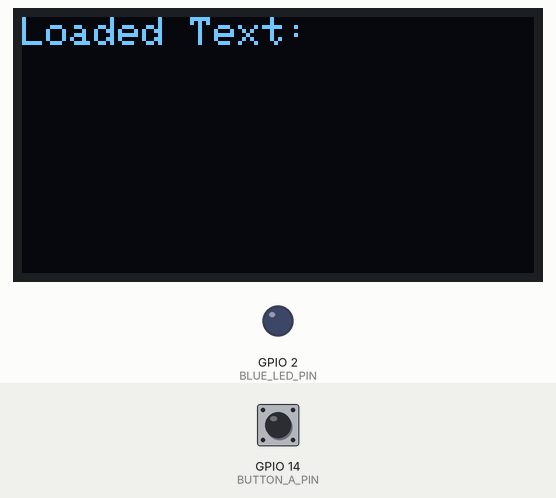
Simulated run of this sketch. Board: ESP32. Parts: 128×64 one-colour display, output pins drawn as LEDs (lit = HIGH). The test bench sets the inputs (shaded band); at power-on: GPIO 14 (BUTTON_A_PIN) HIGH. EEPROM starts erased; what the sketch prints to the serial monitor is not drawn.

Above: at 1.2 s.
1.3 s: GPIO 14 (BUTTON_A_PIN) pulled LOW for 0.15 s
At 3.4 s:
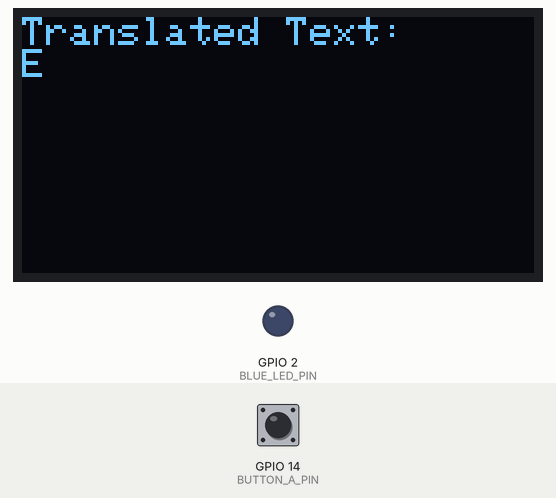
3.9 s: GPIO 14 (BUTTON_A_PIN) pulled LOW for 1 s
At 5.7 s:
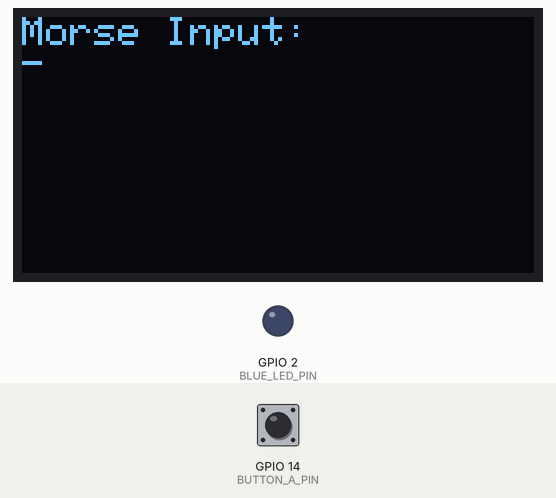
7.4 s: GPIO 14 (BUTTON_A_PIN) pulled LOW for 0.15 s
At 9.2 s:
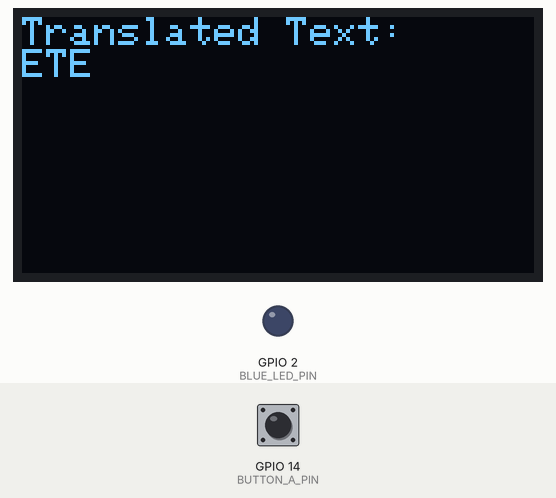
10.0 s: GPIO 14 (BUTTON_A_PIN) pulled LOW for 0.15 s
At 12.3 s:
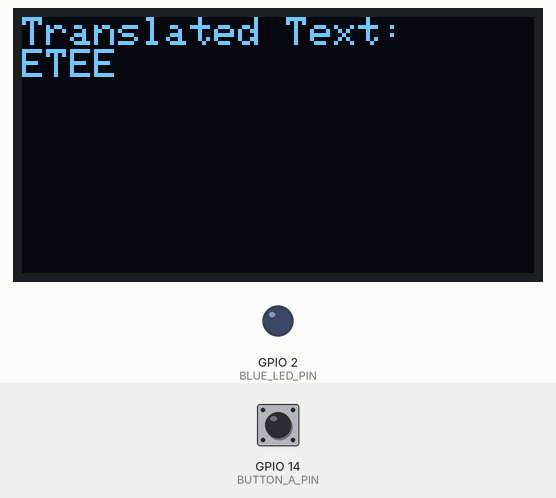
12.6 s: GPIO 14 (BUTTON_A_PIN) pulled LOW for 3.2 s
At 13.1 s:
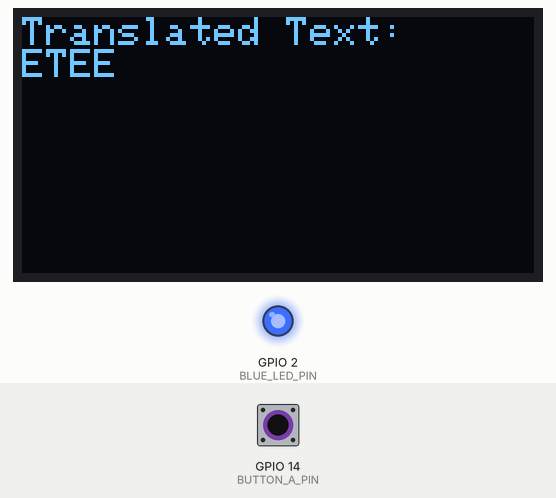
17.3 s: GPIO 14 (BUTTON_A_PIN) pulled LOW for 1 s
At 20.4 s:
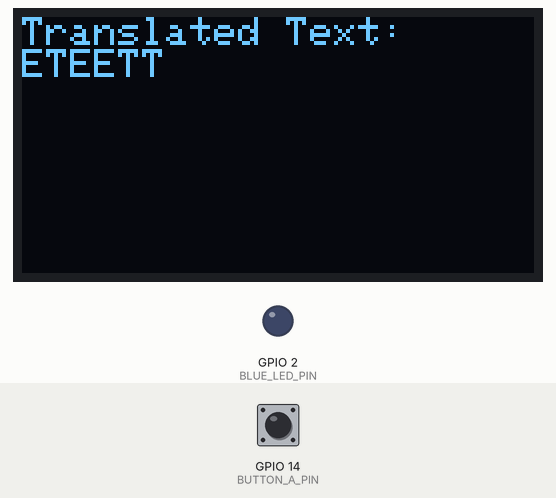
Timing chart, 0 to 21.8 s (numbered marks = the images above; inputs shaded):
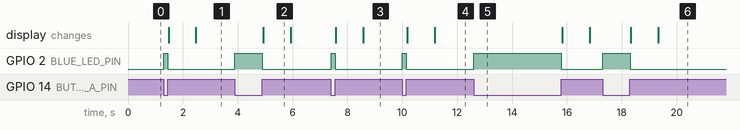

The sketch:

OLED-MorseCode.ino
```cpp
#include <Wire.h>
#include <Adafruit_GFX.h>
#include <Adafruit_SH110X.h>
#include <Preferences.h> // Include Preferences library for persistence

#define SCREEN_WIDTH 128
#define SCREEN_HEIGHT 64

// OLED display object
Adafruit_SH1107 display(SCREEN_HEIGHT, SCREEN_WIDTH, &Wire, -1);

// GPIO pins
#define BLUE_LED_PIN 2
#define BUTTON_A_PIN 14 // Replace with the actual GPIO pin connected to Button A

// Timing thresholds for Morse code
#define DOT_THRESHOLD 300   // Press duration < 300 ms is a dot
#define DASH_THRESHOLD 300  // Press duration >= 300 ms is a dash
#define LETTER_PAUSE 1000   // Time between letters (1 second)

// Preferences object for persistent storage
Preferences preferences;

String morseInput = "";     // Store Morse code
String translatedText = ""; // Store translated text

void setup() {
  Serial.begin(115200);
  Serial.println("Starting program...");
  Wire.begin(21, 22);

  // Initialize the OLED
  if (!display.begin(0x3C, true)) {
    Serial.println("Failed to initialize OLED");
    while (1);
  }

  // Set up the OLED display
  display.setRotation(1);
  display.clearDisplay();
  display.setTextColor(SH110X_WHITE);
  display.setTextSize(1);

  // Initialize GPIO pins
  pinMode(BLUE_LED_PIN, OUTPUT);
  digitalWrite(BLUE_LED_PIN, LOW);
  pinMode(BUTTON_A_PIN, INPUT_PULLUP);

  // Load persisted translated text
  preferences.begin("morse", false); // Namespace "morse", read/write mode
  translatedText = preferences.getString("text", ""); // Default to empty
  Serial.println("Loaded Translated Text: " + translatedText);

  // Display the loaded text
  display.clearDisplay();
  display.setCursor(0, 0);
  display.println("Loaded Text:");
  display.println(translatedText);
  display.display();
}

void loop() {
  static unsigned long pressStartTime = 0;
  static bool isPressed = false;

  // Read the button state
  int buttonState = digitalRead(BUTTON_A_PIN);

  if (buttonState == LOW) { // Button is pressed
    if (!isPressed) { // Detect new press
      pressStartTime = millis();
      isPressed = true;
    }
    digitalWrite(BLUE_LED_PIN, HIGH); // Turn on the blue LED
  } else if (isPressed) { // Button was released
    unsigned long pressDuration = millis() - pressStartTime;

    // Determine dot or dash
    if (pressDuration < DOT_THRESHOLD) {
      morseInput += ".";
    } else {
      morseInput += "-";
    }

    isPressed = false;
    digitalWrite(BLUE_LED_PIN, LOW); // Turn off the blue LED

    // Display the current Morse code on the OLED
    display.clearDisplay();
    display.setCursor(0, 0);
    display.println("Morse Input:");
    display.println(morseInput);
    display.display();
  }

  // Detect letter pause
  static unsigned long lastPressTime = 0;
  if (isPressed) {
    lastPressTime = millis();
  } else if (millis() - lastPressTime > LETTER_PAUSE && !morseInput.isEmpty()) {
    // Translate Morse code to text
    translatedText += translateMorse(morseInput);
    morseInput = ""; // Clear Morse input

    // Save the translated text persistently
    preferences.putString("text", translatedText);

    // Display translated text on the OLED
    display.clearDisplay();
    display.setCursor(0, 0);
    display.println("Translated Text:");
    display.println(translatedText);
    display.display();
  }
}

// Translate Morse code to English letters
char translateMorse(String morse) {
  if (morse == ".-") return 'A';
  if (morse == "-...") return 'B';
  if (morse == "-.-.") return 'C';
  if (morse == "-..") return 'D';
  if (morse == ".") return 'E';
  if (morse == "..-.") return 'F';
  if (morse == "--.") return 'G';
  if (morse == "....") return 'H';
  if (morse == "..") return 'I';
  if (morse == ".---") return 'J';
  if (morse == "-.-") return 'K';
  if (morse == ".-..") return 'L';
  if (morse == "--") return 'M';
  if (morse == "-.") return 'N';
  if (morse == "---") return 'O';
  if (morse == ".--.") return 'P';
  if (morse == "--.-") return 'Q';
  if (morse == ".-.") return 'R';
  if (morse == "...") return 'S';
  if (morse == "-") return 'T';
  if (morse == "..-") return 'U';
  if (morse == "...-") return 'V';
  if (morse == ".--") return 'W';
  if (morse == "-..-") return 'X';
  if (morse == "-.--") return 'Y';
  if (morse == "--..") return 'Z';
  return '?'; // Unknown Morse code
}
```

Measured:
- after the input at 1.3 s, GPIO 2 (BLUE_LED_PIN): LOW → HIGH at once, → LOW 0.15 s later; the display: first changes after 0.18 s (image 1 shows a later state)
- after the input at 3.9 s, GPIO 2 (BLUE_LED_PIN): LOW → HIGH at once, → LOW 1.0 s later; the display: changes after 1.0 s (image 2)
- after the input at 7.4 s, GPIO 2 (BLUE_LED_PIN): LOW → HIGH at once, → LOW 0.15 s later; the display: first changes after 0.18 s (image 3 shows a later state)
- after the input at 10.0 s, GPIO 2 (BLUE_LED_PIN): LOW → HIGH at once, → LOW 0.15 s later; the display: first changes after 0.18 s (image 4 shows a later state)
- after the input at 12.6 s, GPIO 2 (BLUE_LED_PIN): LOW → HIGH at once, → LOW 3.2 s later
- after the input at 17.3 s, GPIO 2 (BLUE_LED_PIN): LOW → HIGH at once, → LOW 1.0 s later; the display: first changes after 1.0 s (image 6 shows a later state)
- what the display in image 2 shows lasts 1.0 s, from 4.9 s to 5.9 s
